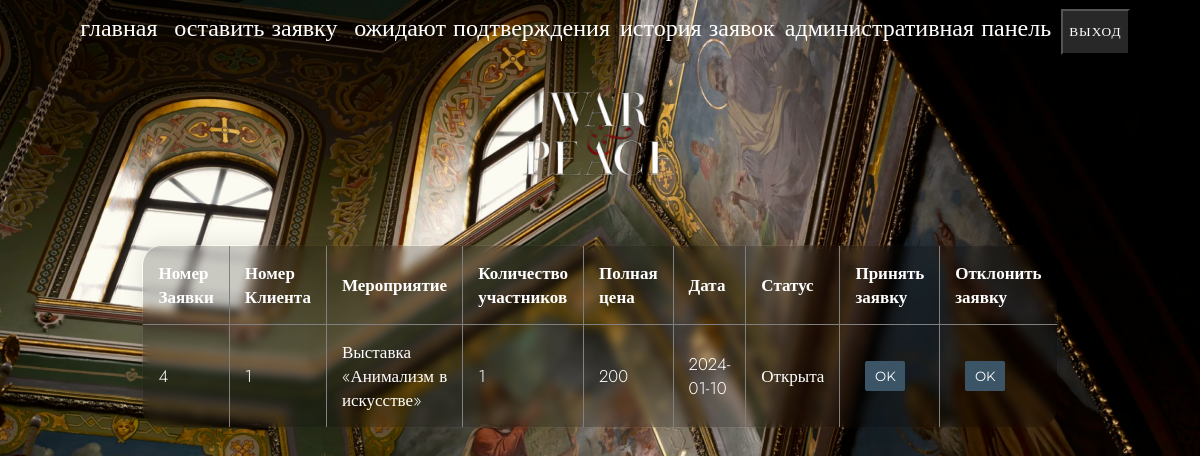
/modul/expectation.php (signed in), run on the app's committed database.
### tables this page shows
CREATE TABLE `tbApplication` (
  `idApplication` int NOT NULL,
  `idClient` int NOT NULL,
  `idAction` int NOT NULL,
  `NumClients` int NOT NULL DEFAULT '1',
  `FullPrice` int NOT NULL,
  `Date` date NOT NULL,
  `Status` int NOT NULL DEFAULT '1'
);

CREATE TABLE `tbAction` (
  `idAction` int NOT NULL,
  `Name` varchar(50) NOT NULL,
  `Price` int NOT NULL,
  `NumberTicket` int NOT NULL
);

CREATE TABLE `tbStatus` (
  `idStatus` int NOT NULL,
  `StatusName` varchar(10) NOT NULL
);

### modul/expectation.php (the view, shortened to what this page needs)
<html>
    <head>
    </head>
<link rel="stylesheet" type="text/css" href="css.css">
<body>
<div style='margin-top: 9px;'><header>
        <form method='post'><center><div id="menu" align='center' style="color:Black;font-size: 24px;"><a href="index.php" style="font-weight: 300;color: white; text-decoration: none;font-family: Jost; margin-left:10px">главная</a>
			<a href="Application.php" style="color: white;font-family: Jost; margin-left:10px; text-decoration: none;font-weight: 300; ">оставить заявку</a>
            <?
                if($_SESSION['login'] == 'admin'){
                    echo "<a href='expectation.php' style='color: white; text-decoration: none;font-family: Jost; margin-left:10px;font-weight: 300;'>ожидают подтверждения</a>";
                    echo "<a href='history.php' style='color: white; text-decoration: none;font-family: Jost; margin-left:10px; font-weight: 300;'>история заявок</a>";
                    echo "<a href='adminpanel.php' style='color: white; text-decoration: none;font-family: Jost; margin-left:10px; font-weight: 300;'>административная панель</a>";
                    echo "<input type='submit'  class='btn-flip' name='exit' value='выход' style='background-color: #4D4D4D85; color:white; text-decoration: none;font-weight: 300;font-family: Jost; margin-left:10px'></form>";
				}
                else{
                    echo "<a href='entry.php' style='color: white;font-family: Jost; margin-left:10px; text-decoration: none; font-weight: 300;'>вход</a>";
                }
            ?>
        </header></div>
    </body>
</html>
<?
include "connect.php";
if(mysqli_connect_errno()){
    echo "Error: Ошибка подключения к бд";
    exit();
}
else{
    if($_SESSION['login'] == 'admin'){
        $q = "select * from tbApplication where Status = 1";
        echo "<center><img style='transform: scale(0.4);margin-top:-50px' src='IMG/logo.png'></center><center><form method='post'><table style='font-size: 17px; border-radius: 20px;backdrop-filter: blur(5px); font-family: Jost;font-weight: 300;'>
        <tr>
            <th>Номер Заявки</th>
            <th>Номер Клиента</th>
            <th>Мероприятие</th>
            <th>Количество участников</th>
            <th>Полная цена</th>
            <th>Дата</th>
            <th>Статус</th>
            <th>Принять заявку</th>
            <th>Отклонить заявку</th>
        </tr><center>";
        $result = mysqli_query($link, $q);
        $table = '';
        while($l = mysqli_fetch_assoc($result)){
            $table .= "<tr>";
            $table .= "<td>".$l['idApplication']."</td>";
            $table .= "<td>".$l['idClient']."</td>";
            $q1 = "select Name from tbAction where idAction = ".$l['idAction'];
            $res = mysqli_query($link, $q1);
            $tRes = mysqli_fetch_assoc($res);
            $table .= "<td>".$tRes['Name']."</td>";
            $table .= "<td>".$l['NumClients']."</td>";
            $table .= "<td>".$l['FullPrice']."</td>";
            $table .= "<td>".$l['Date']."</td>";
            $q1 = "select statusName from tbStatus where idStatus = ".$l['Status'];
            $res = mysqli_query($link, $q1);
            $tRes = mysqli_fetch_assoc($res);
            $table .= "<td>".$tRes['statusName']."</td>";
            $table .= "<td><input type='submit' style=' width: 40px; height: 30px;border-radius: 2px; border:none;background-color: #3B5567; color:white; text-decoration: none;font-family: MONTSERRAT; margin-left:10px' value='OK' name='Y_".$l['idApplication']."'></td>";
            $table .= "<td><input type='submit' style=' width: 40px; height: 30px;border-radius: 2px; border:none;background-color: #3B5567; color:white; text-decoration: none;font-family: MONTSERRAT; margin-left:10px' value='OK' name='N_".$l['idApplication']."'></td>";
            $table .= "</tr>";
        }
        $table .= "</table></form>";
        echo $table;
    }
}
?>

### modul/css.css (style rules this page uses)
th { border: 1px solid grey; }
table { border: 1px solid grey; }
td { border: 1px solid grey; }

### modul/expectation.php (style rules this page uses)
html, body { height: 100%; }
body { margin: 0; background: linear-gradient(45deg, #49a09d, #5f2c82); font-family: sans-serif; font-weight: 100; background: url(IMG/2.png); background-size: 100%; }
table { width: 800px; border-collapse: collapse; overflow: hidden; box-shadow: 0 0 20px rgba(0,0,0,0.1); }
th, td { padding: 15px; background-color: rgba(0,0,0,0.2); color: #fff; }
th { text-align: left; }
.btn-flip { opacity: 1; outline: 0; color: #3B3B3B; line-height: 40px; position: relative; text-align: center; letter-spacing: 1px; display: inline-block; text-decoration: none; font-family: 'Open Sans'; text-transform: uppercase; }

### data on the page
tbapplication: idApplication "4", idClient "1", idAction.Name "Выставка «Анимализм в искусстве»", NumClients "1", FullPrice "200", Date "2024-01-10", Status.StatusName "Открыта"
